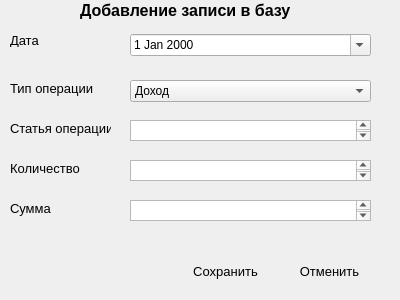
<?xml version="1.0" encoding="UTF-8"?>
<ui version="4.0">
 <class>DialogFormFinance</class>
 <widget class="QDialog" name="DialogFormFinance">
  <property name="windowModality">
   <enum>Qt::ApplicationModal</enum>
  </property>
  <property name="geometry">
   <rect>
    <x>0</x>
    <y>0</y>
    <width>400</width>
    <height>300</height>
   </rect>
  </property>
  <property name="maximumSize">
   <size>
    <width>400</width>
    <height>300</height>
   </size>
  </property>
  <property name="windowTitle">
   <string>Работа с записями</string>
  </property>
  <property name="layoutDirection">
   <enum>Qt::LeftToRight</enum>
  </property>
  <widget class="QLabel" name="CaptionLabel">
   <property name="geometry">
    <rect>
     <x>80</x>
     <y>0</y>
     <width>231</width>
     <height>21</height>
    </rect>
   </property>
   <property name="font">
    <font>
     <pointsize>12</pointsize>
     <weight>75</weight>
     <bold>true</bold>
    </font>
   </property>
   <property name="text">
    <string>Добавление записи в базу</string>
   </property>
  </widget>
  <widget class="QLabel" name="labelDate">
   <property name="geometry">
    <rect>
     <x>10</x>
     <y>34</y>
     <width>47</width>
     <height>13</height>
    </rect>
   </property>
   <property name="font">
    <font>
     <pointsize>10</pointsize>
    </font>
   </property>
   <property name="text">
    <string>Дата</string>
   </property>
  </widget>
  <widget class="QLabel" name="labelArticleType">
   <property name="geometry">
    <rect>
     <x>10</x>
     <y>80</y>
     <width>91</width>
     <height>16</height>
    </rect>
   </property>
   <property name="font">
    <font>
     <pointsize>10</pointsize>
    </font>
   </property>
   <property name="text">
    <string>Тип операции</string>
   </property>
  </widget>
  <widget class="QLabel" name="labelCount">
   <property name="geometry">
    <rect>
     <x>10</x>
     <y>160</y>
     <width>71</width>
     <height>16</height>
    </rect>
   </property>
   <property name="font">
    <font>
     <pointsize>10</pointsize>
    </font>
   </property>
   <property name="text">
    <string>Количество</string>
   </property>
  </widget>
  <widget class="QDateEdit" name="dateEditFinance">
   <property name="enabled">
    <bool>true</bool>
   </property>
   <property name="geometry">
    <rect>
     <x>130</x>
     <y>34</y>
     <width>241</width>
     <height>22</height>
    </rect>
   </property>
   <property name="calendarPopup">
    <bool>true</bool>
   </property>
  </widget>
  <widget class="QPushButton" name="ButtonSave">
   <property name="geometry">
    <rect>
     <x>180</x>
     <y>260</y>
     <width>91</width>
     <height>23</height>
    </rect>
   </property>
   <property name="font">
    <font>
     <pointsize>10</pointsize>
    </font>
   </property>
   <property name="cursor">
    <cursorShape>PointingHandCursor</cursorShape>
   </property>
   <property name="text">
    <string>Сохранить</string>
   </property>
   <property name="icon">
    <iconset>
     <normaloff>icons/save48.png</normaloff>icons/save48.png</iconset>
   </property>
   <property name="flat">
    <bool>true</bool>
   </property>
  </widget>
  <widget class="QPushButton" name="ButtonCancel">
   <property name="geometry">
    <rect>
     <x>284</x>
     <y>260</y>
     <width>91</width>
     <height>23</height>
    </rect>
   </property>
   <property name="font">
    <font>
     <pointsize>10</pointsize>
    </font>
   </property>
   <property name="cursor">
    <cursorShape>PointingHandCursor</cursorShape>
   </property>
   <property name="text">
    <string>Отменить</string>
   </property>
   <property name="icon">
    <iconset>
     <normaloff>icons/delete48.png</normaloff>icons/delete48.png</iconset>
   </property>
   <property name="flat">
    <bool>true</bool>
   </property>
  </widget>
  <widget class="QLabel" name="labelArticle">
   <property name="geometry">
    <rect>
     <x>10</x>
     <y>120</y>
     <width>101</width>
     <height>16</height>
    </rect>
   </property>
   <property name="font">
    <font>
     <pointsize>10</pointsize>
    </font>
   </property>
   <property name="text">
    <string>Статья операции</string>
   </property>
  </widget>
  <widget class="QTextEdit" name="textEditArticle">
   <property name="geometry">
    <rect>
     <x>130</x>
     <y>120</y>
     <width>241</width>
     <height>21</height>
    </rect>
   </property>
  </widget>
  <widget class="QTextEdit" name="textEditCount">
   <property name="geometry">
    <rect>
     <x>130</x>
     <y>160</y>
     <width>241</width>
     <height>21</height>
    </rect>
   </property>
  </widget>
  <widget class="QLabel" name="labelSum">
   <property name="geometry">
    <rect>
     <x>10</x>
     <y>200</y>
     <width>71</width>
     <height>16</height>
    </rect>
   </property>
   <property name="font">
    <font>
     <pointsize>10</pointsize>
    </font>
   </property>
   <property name="text">
    <string>Сумма</string>
   </property>
  </widget>
  <widget class="QTextEdit" name="textEditSum">
   <property name="geometry">
    <rect>
     <x>130</x>
     <y>200</y>
     <width>241</width>
     <height>21</height>
    </rect>
   </property>
  </widget>
  <widget class="QComboBox" name="comboBoxArticleType">
   <property name="geometry">
    <rect>
     <x>130</x>
     <y>80</y>
     <width>241</width>
     <height>22</height>
    </rect>
   </property>
   <item>
    <property name="text">
     <string>Доход</string>
    </property>
   </item>
   <item>
    <property name="text">
     <string>Расход</string>
    </property>
   </item>
  </widget>
 </widget>
 <resources/>
 <connections/>
</ui>
